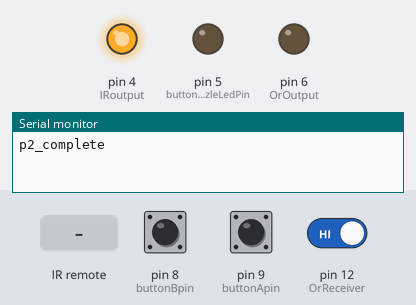
The sketch below on a simulated Arduino Uno, built with avr-gcc and run on an emulated ATmega328P. Parts: output pins drawn as LEDs (lit = HIGH), the last lines printed to the serial monitor. The test bench sets the inputs (shaded band); at power-on: pin 9 (buttonApin) HIGH, pin 12 (OrReceiver) HIGH, pin 8 (buttonBpin) HIGH.

Above: at 1.2 s.
1.3 s: infrared code 0xFF6897 received
At 2.6 s:
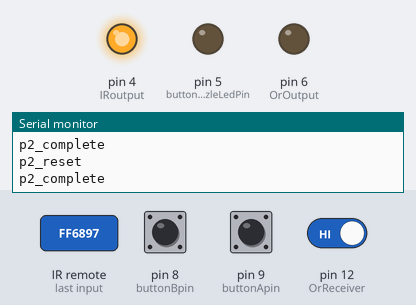
2.9 s: pin 9 (buttonApin) pulled LOW for 0.15 s
At 3.8 s:
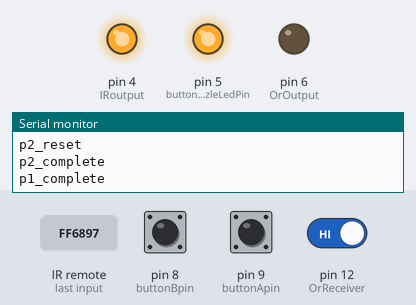
4.5 s: pin 12 (OrReceiver) driven LOW
At 5.0 s:
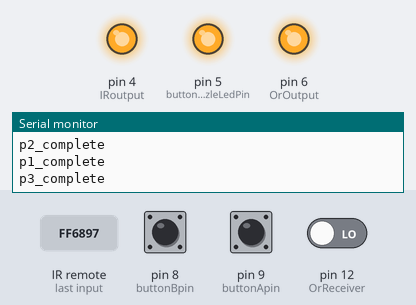
6.0 s: pin 8 (buttonBpin) pulled LOW for 0.15 s
At 7.2 s:
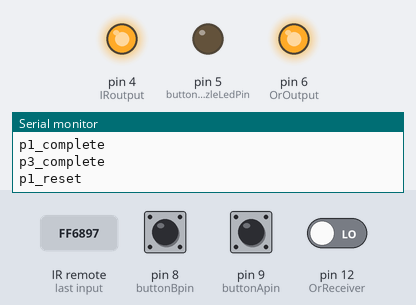
7.6 s: infrared code 0xFF6897 received
At 8.8 s:
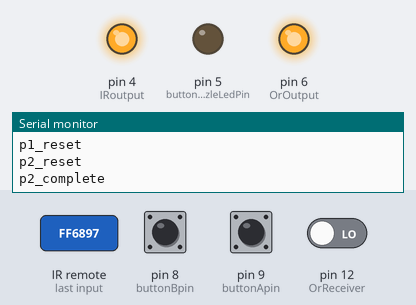
9.2 s: pin 9 (buttonApin) pulled LOW for 1 s
At 10.0 s:
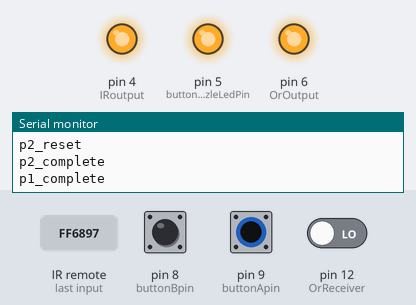
Timing chart, 0 to 12.2 s (numbered marks = the images above; inputs shaded):
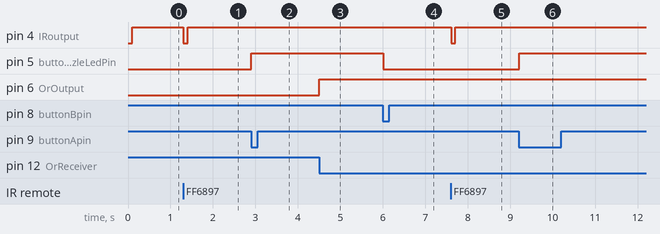

The sketch:

EscapeRoomPuzzlesCode.ino
```cpp
#include "IRremote.h"


// button puzzle initializations
int buttonPuzzleLedPin = 5;
int buttonApin = 9;
int buttonBpin = 8;
byte lastButtonState = LOW;

// ir puzzle initializations
int IRreceiver = 11; // Signal Pin of IR receiver to Arduino Digital Pin 11
int IRoutput = 4;
IRrecv irrecv(IRreceiver);     // create instance of 'irrecv'
decode_results results;      // create instance of 'decode_results'
byte lastIRState = LOW;

// oprientation puzzle initializations
int OrReceiver = 12;
int OrOutput = 6;
byte lastOrState = HIGH;

byte translateIR() {
  switch(results.value){
  case 0xFF6897: return LOW; // button 0
  case 0xFF38C7: return HIGH; // button 5
  }
 }

void setup()
{

  Serial.begin(9600);
  // button puzzle setup
  pinMode(buttonPuzzleLedPin, OUTPUT);
  pinMode(buttonApin, INPUT_PULLUP);
  pinMode(buttonBpin, INPUT_PULLUP);

  //ir puzzle setup
  irrecv.enableIRIn(); // Start the receiver
  pinMode(IRoutput, OUTPUT);
  digitalWrite(IRoutput, LOW);

  // or puzzle setup
  pinMode(OrOutput, OUTPUT);
  digitalWrite(OrOutput, LOW);
}

void loop()
{
  delay(100);

  // get puzzle1 input
  byte currentButtonState = digitalRead(buttonPuzzleLedPin);

  // update button puzzle output
  if (digitalRead(buttonApin) == LOW) {
    digitalWrite(buttonPuzzleLedPin, HIGH);
  }
  if (digitalRead(buttonBpin) == LOW) {
    digitalWrite(buttonPuzzleLedPin, LOW);
  }

  // update state send puzzle1 state info to serial
  if(currentButtonState != lastButtonState) {
    lastButtonState = currentButtonState;
    if(currentButtonState == LOW) {
      Serial.println("p1_reset");
    } else {
      Serial.println("p1_complete");
    }
  }


  //get puzzle2 input
  byte currentIRState;
  if (irrecv.decode(&results)){
    currentIRState = translateIR();
    irrecv.resume(); // receive the next value
  }

  // send puzzle2 state info to serial and update output
  if(currentIRState != lastIRState) {
    // update state
    lastIRState = currentIRState;

    // update output
    digitalWrite(IRoutput, currentIRState);

    // signal state update to serial
    if(currentIRState == LOW) {
      Serial.println("p2_reset");
    } else {
      Serial.println("p2_complete");
    }
  }

  // get puzzle3 input
  byte currentOrState = digitalRead(OrReceiver);
  // send puzzle3 state info to serial and update output
  if(currentOrState != lastOrState) {
    // update state
    lastOrState = currentOrState;

    // update output
    digitalWrite(OrOutput, !currentOrState);

    // signal state update to serial
    if(!currentOrState == LOW) {
      Serial.println("p3_reset");
    } else {
      Serial.println("p3_complete");
    }
  }


}
```

Measured:
- after the input at 1.3 s, pin 4 (IRoutput): HIGH → LOW at once, → HIGH 0.10 s later
- after the input at 2.9 s, pin 5 (buttonPuzzleLedPin): LOW → HIGH at once
- after the input at 4.5 s, pin 6 (OrOutput): LOW → HIGH at once
- after the input at 6.0 s, pin 5 (buttonPuzzleLedPin): HIGH → LOW at once
- after the input at 7.6 s, pin 4 (IRoutput): HIGH → LOW at once, → HIGH 0.10 s later
- after the input at 9.2 s, pin 5 (buttonPuzzleLedPin): LOW → HIGH at once
